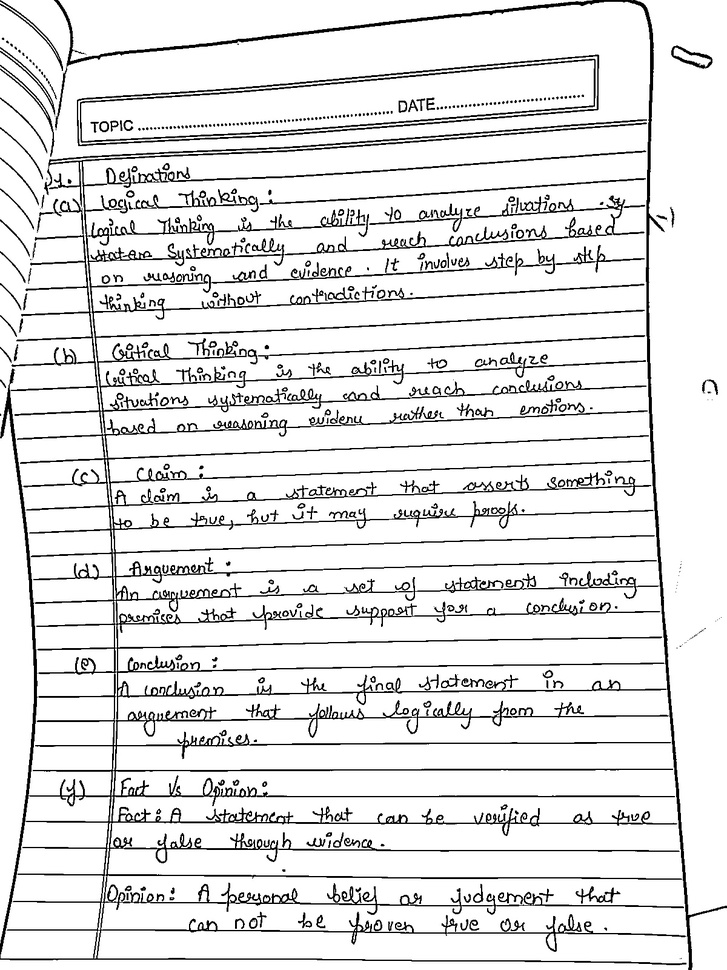
#> input picture assets/handwriting_0.jpg, 727 x 970 px, shrunk from 1200 x 1600 before the run, found by its file name
$ python lines_segment.py
#> lines starting #> are read from the running program, lines starting #| are printed output that depends on the picture; after the words box and inside, x2 and y2 are one past the last pixel; in counts of white or black regions, pixels touching at a corner belong together
### scanner/preprocess.py
import cv2
import numpy as np

def preprocess_image(image_path):
    img = cv2.imread(image_path)
#> img is the input picture: shape (970, 727, 3); min 0, max 255, mean 227.8
    gray = cv2.cvtColor(img, cv2.COLOR_BGR2GRAY)

    denoised = cv2.fastNlMeansDenoising(gray, h=10)

    binary = cv2.adaptiveThreshold(
        denoised, 255, cv2.ADAPTIVE_THRESH_GAUSSIAN_C,
        cv2.THRESH_BINARY, 11, 2
    )
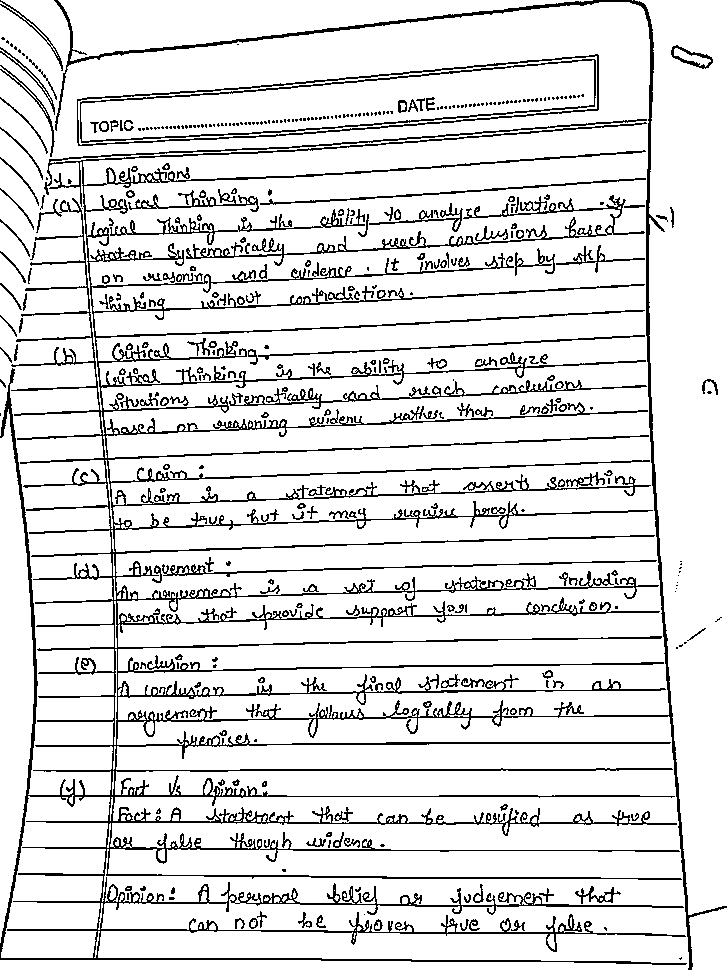
#> binary: shape (970, 727); 87.6% white; black in thin lines or dots

    coords = np.column_stack(np.where(binary > 0))
#> coords = 617964 pairs, first value 0 to 969, second value 0 to 726
    angle = cv2.minAreaRect(coords)[-1]
#> angle = -90
    if angle < -45:
        angle = -(90 + angle)
#> angle = 0
    else:
        angle = -angle
    (h, w) = binary.shape
#> h = 970; w = 727
    M = cv2.getRotationMatrix2D((w // 2, h // 2), angle, 1.0)
#> M = [[1, 0, 0], [0, 1, 0]]
    deskewed = cv2.warpAffine(binary, M, (w, h), flags=cv2.INTER_CUBIC)

    return deskewed
# [5 lines that do not run on import are left out]

### scanner/lines_segment.py
# scanner/lines_segment.py

import cv2
import numpy as np


def crop_to_content(gray_image, margin_ratio=0.08):
#> called with margin_ratio = 0.08
    h, w = gray_image.shape
#> h = 970; w = 727
    my = int(h * margin_ratio)
#> my = 77
    mx = int(w * margin_ratio)
#> mx = 58
    return gray_image[my:h-my, mx:w-mx]
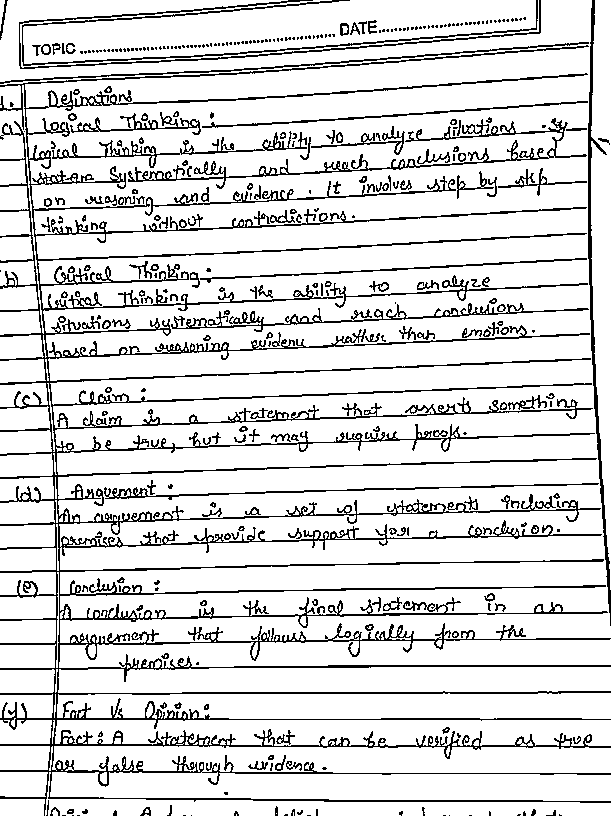
#> returned value: shape (816, 611); 86% white; black in thin lines or dots


def segment_lines_robust(gray_image, debug=False):
    cropped = crop_to_content(gray_image)

    kernel = cv2.getStructuringElement(cv2.MORPH_RECT, (25, 3))
    dilated = cv2.dilate(255 - cropped, kernel, iterations=1)
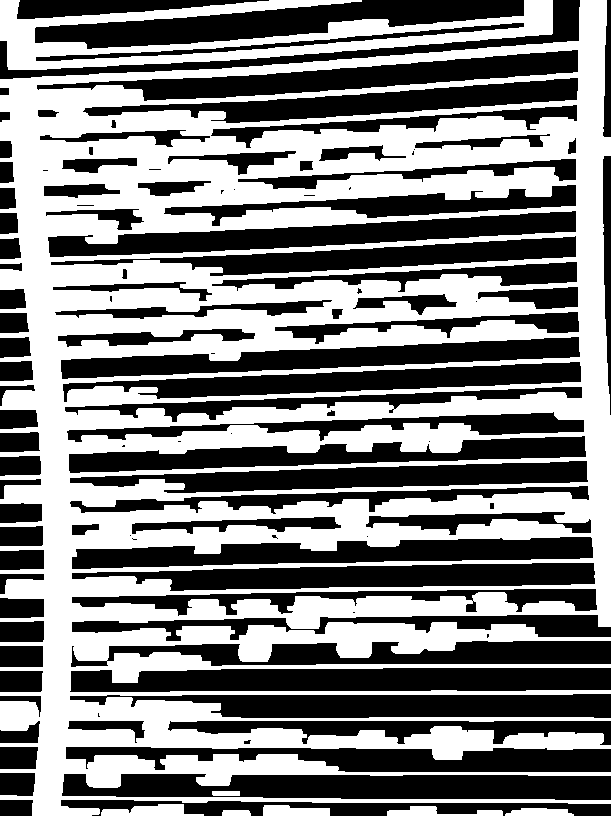
#> dilated: shape (816, 611); 49.7% white; 8 white regions

    contours, _ = cv2.findContours(dilated, cv2.RETR_EXTERNAL, cv2.CHAIN_APPROX_SIMPLE)
#> contours = 8 contours; box (x1, y1, x2, y2) and area: (0, 0, 611, 816) 371132, (0, 0, 553, 70) 15466, (101, 804, 204, 816) 702, (263, 805, 330, 816) 538, (387, 806, 503, 816) 513, (505, 808, 574, 816) 374, (222, 810, 251, 816) 136, (212, 791, 240, 796) 108

    bounding_boxes = [cv2.boundingRect(c) for c in contours]
#> bounding_boxes = [(222, 810, 29, 6), (505, 808, 69, 8), (387, 806, 116, 10), (263, 805, 67, 11), (101, 804, 103, 12), (212, 791, 28, 5), (0, 0, 611, 816), (0, 0, 553, 70)]
    bounding_boxes = sorted(bounding_boxes, key=lambda b: b[1])
#> bounding_boxes = [(0, 0, 611, 816), (0, 0, 553, 70), (212, 791, 28, 5), (101, 804, 103, 12), (263, 805, 67, 11), (387, 806, 116, 10), (505, 808, 69, 8), (222, 810, 29, 6)]

    if debug:
        print(f"Total raw contours found: {len(bounding_boxes)}")
#| Total raw contours found: 8
        for (x, y, w, h) in bounding_boxes:
            print(f"  box: x={x}, y={y}, w={w}, h={h}")
#> this loop made 8 passes
#|   box: x=0, y=0, w=611, h=816
#|   box: x=0, y=0, w=553, h=70
#|   box: x=212, y=791, w=28, h=5
#|   box: x=101, y=804, w=103, h=12
#|   box: x=263, y=805, w=67, h=11
#|   box: x=387, y=806, w=116, h=10
#|   box: x=505, y=808, w=69, h=8
#|   box: x=222, y=810, w=29, h=6

    line_images = []
    img_h, img_w = cropped.shape
#> img_h = 816; img_w = 611
    for (x, y, w, h) in bounding_boxes:
        if w > img_w * 0.1 and 8 < h < 150:
            line_images.append(cropped[y:y+h, x:x+w])
#> after the loop, line_images = 4 items

    return line_images


if __name__ == "__main__":
    import os
    from preprocess import preprocess_image

    test_path = r"C:\Users\Admin\OneDrive\Desktop\Ai_digitalised_document_scanner\assets\handwriting_0.jpg"
    processed = preprocess_image(test_path)

    lines = segment_lines_robust(processed, debug=True)
#> lines = 4 items
    print(f"Detected {len(lines)} lines")
#| Detected 4 lines

    os.makedirs("assets/lines_test", exist_ok=True)
    for i, line_img in enumerate(lines):
        cv2.imwrite(f"assets/lines_test/line_{i}.jpg", line_img)
#> this loop made 4 passes
#> pass 1, `cv2.imwrite(f"assets/lines_test/line_{i}.jpg", line_img)`:
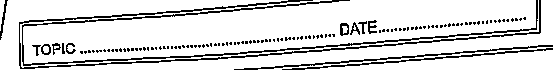
#> saved as line_0.jpg: shape (70, 553); 85.4% white; black in thin lines or dots

    print("Saved cropped lines to assets/lines_test/")
